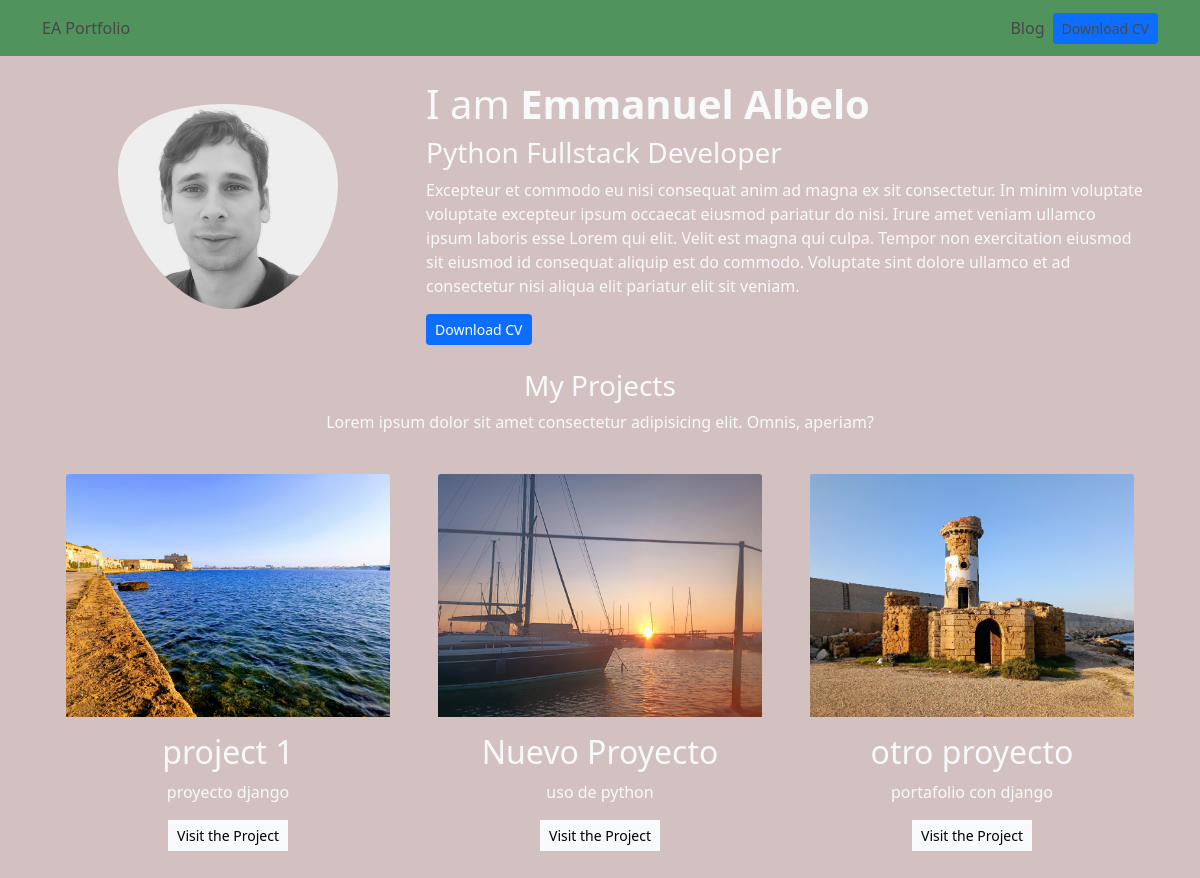
The page / on the database its author committed.
### portfolio/models.py (models this page shows)
class Project(models.Model):
    title = CharField(max_length=100)
    description = CharField(max_length=250)
    image = ImageField(upload_to='portfolio/images')
    url = URLField(blank=True)

### portfolio/views.py (the view)
# urls.py: 2. Add a URL to urlpatterns:  path('', views.home, name='home')
def home (request):
    project = Project.objects.all()
    return render(request, 'home.html', {'projects': project})

### portfolio/templates/home.html
{% extends 'layout.html' %}
{% block content %}
{% load static %}
<header>
  <div class="row">
    <div class="col-md-4">
      <div class="my-4 text-center">
        <svg viewBox="0 0 200 187" xmlns="http://www.w3.org/2000/svg" xmlns:xlink="http://www.w3.org/1999/xlink"
          width="220">
          <mask id="mask0" mask-type="alpha">
            <path d="M190.3 36.4979C206.5 62.1 201.3 102.8 182.3 134.186C163.3 165.5
              130.8 187.5 100.2 186.353C69.6 185.2 41.02 161.0 21.7 129.362C2.4
              97.8 -7.48481 59.1 6.6 34.5279C20.9 10.1 59.7 -0.1 97.96
              0.00163737C135.23 0.3 174.1 10.8 190.3 36.4Z" />
          </mask>
          <g mask="url(#mask0)">
            <path d="M190.3 36.4979C206.5 62.1 201.3 102.8 182.3 134.186C163.3 165.5
              130.8 187.5 100.2 186.353C69.6 185.2 41.02 161.0 21.7 129.362C2.4
              97.8 -7.48481 59.1 6.6 34.5279C20.9 10.1 59.7 -0.1 97.96
              0.00163737C135.23 0.3 174.1 10.8 190.3 36.4Z" />
            <image class="home__blob-img" x="" y="-8" xlink:href="{% static 'portfolio/Emma1.jpg' %}" width="200" />
          </g>
        </svg>
      </div>
    </div>
    <div class="col-md-8 my-auto">
      <h1>I am <strong>Emmanuel Albelo</strong></h1>
      <h3>Python Fullstack Developer</h3>
      <p>Excepteur et commodo eu nisi consequat anim ad magna ex sit consectetur.
        In minim voluptate voluptate excepteur ipsum occaecat eiusmod pariatur do nisi.
        Irure amet veniam ullamco ipsum laboris esse Lorem qui elit. Velit est magna qui culpa.
        Tempor non exercitation eiusmod sit eiusmod id consequat aliquip est do commodo.
        Voluptate sint dolore ullamco et ad consectetur nisi aliqua elit pariatur elit sit veniam.
      </p>
      <a class="btn btn-primary btn-sm" href="{% static 'portfolio/Cv Emmanuel Albelo.pdf' %}" target="_blank">Download
        CV</a>
    </div>
  </div>
</header>
<section>
  <div class="row my-4 text-center">
    <h3>My Projects</h3>
    <p>Lorem ipsum dolor sit amet consectetur adipisicing elit. Omnis, aperiam?</p>
    {% for project in projects %}
    <div class="col-md-4 p-4">
      <div class="card-project">
        <img src="{{project.image.url }}" class="card-img-top" />
        <div class="card-body">
          <h2>{{ project.title }}</h2>
          <p>{{ project.description }}</p>
          {% if project.url %}
          <a href="{{project.url}}" class="btn btn-light rounded-0 btn-sm" target="__blank" rel="noreferrer">Visit the
            Project</a>
          {% endif %}
        </div>
      </div>
    </div>
    {% endfor %}
  </div>
</section>
{% endblock %}

### portfolio/static/main.css (style rules this page uses)
body { background: #d3c1c1; color: #232121; }

### rows shown on the page
Project: image (picture), title "project 1", description "proyecto django"
Project: image (picture), title "Nuevo Proyecto", description "uso de python"
Project: image (picture), title "otro proyecto", description "portafolio con django"
